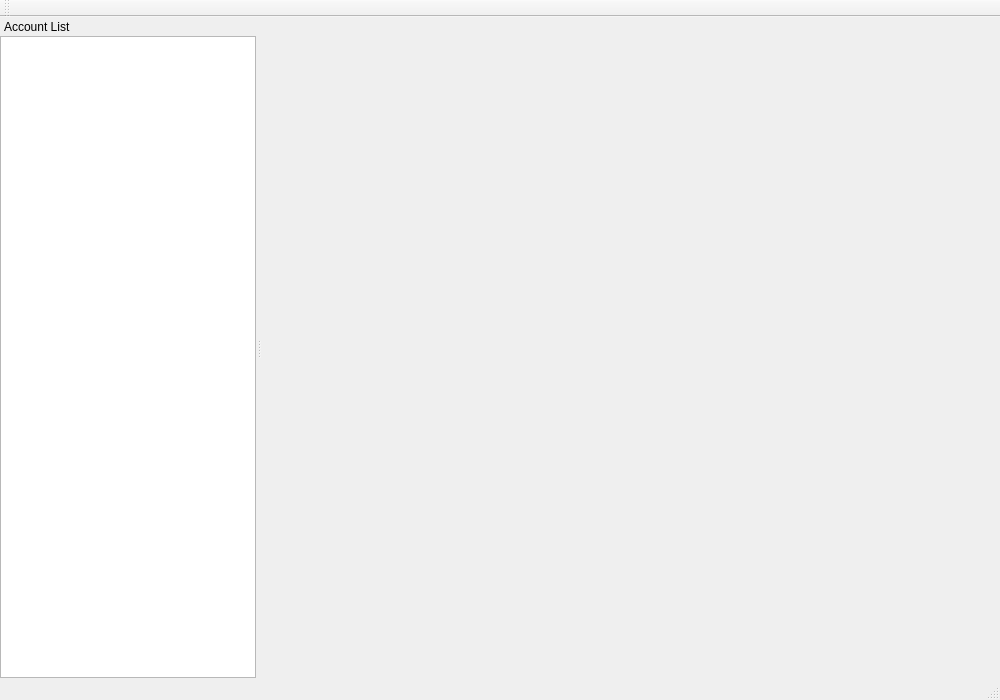
<?xml version="1.0" encoding="UTF-8"?>
<ui version="4.0">
 <class>MainWindow</class>
 <widget class="QMainWindow" name="MainWindow">
  <property name="geometry">
   <rect>
    <x>0</x>
    <y>0</y>
    <width>1000</width>
    <height>700</height>
   </rect>
  </property>
  <property name="windowTitle">
   <string>MainWindow</string>
  </property>
  <widget class="QWidget" name="centralWidget"/>
  <widget class="QMenuBar" name="menuBar">
   <property name="geometry">
    <rect>
     <x>0</x>
     <y>0</y>
     <width>1000</width>
     <height>21</height>
    </rect>
   </property>
  </widget>
  <widget class="QToolBar" name="mainToolBar">
   <attribute name="toolBarArea">
    <enum>TopToolBarArea</enum>
   </attribute>
   <attribute name="toolBarBreak">
    <bool>false</bool>
   </attribute>
  </widget>
  <widget class="QStatusBar" name="statusBar"/>
  <widget class="QDockWidget" name="dockAccountList">
   <property name="minimumSize">
    <size>
     <width>200</width>
     <height>300</height>
    </size>
   </property>
   <property name="features">
    <set>QDockWidget::DockWidgetMovable</set>
   </property>
   <property name="allowedAreas">
    <set>Qt::LeftDockWidgetArea|Qt::RightDockWidgetArea</set>
   </property>
   <property name="windowTitle">
    <string>Account List</string>
   </property>
   <attribute name="dockWidgetArea">
    <number>1</number>
   </attribute>
   <widget class="QWidget" name="dockContentAccountList">
    <layout class="QVBoxLayout">
     <property name="leftMargin">
      <number>0</number>
     </property>
     <property name="topMargin">
      <number>0</number>
     </property>
     <property name="rightMargin">
      <number>0</number>
     </property>
     <property name="bottomMargin">
      <number>0</number>
     </property>
     <item>
      <widget class="QListView" name="listAccount"/>
     </item>
    </layout>
   </widget>
  </widget>
 </widget>
 <layoutdefault spacing="6" margin="11"/>
 <resources/>
 <connections/>
</ui>
